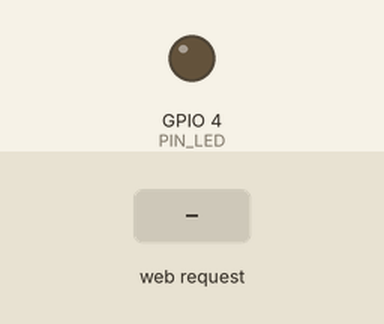
This sketch was run on a simulated ESP32. Parts: output pins drawn as LEDs (lit = HIGH). The test bench sets the inputs (shaded band). WiFi joins after 1.5 s; servers stay silent unless stated; what the sketch prints to the serial monitor is not drawn.

Above: at 2.7 s.
2.8 s: HTTP request GET /on received
At 3.1 s:
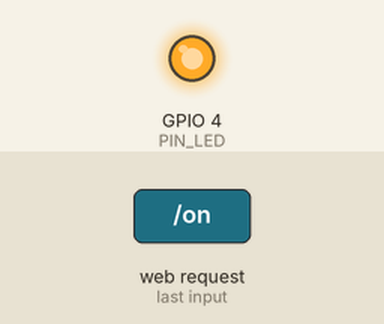
4.3 s: HTTP request GET /off received
At 5.4 s:
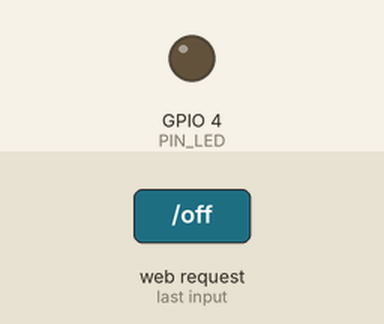
Timing chart, 0 to 7.3 s (numbered marks = the images above; inputs shaded):
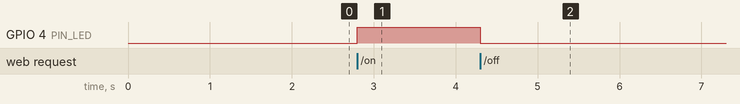

The sketch:

page_commande_led.ino
```cpp
#include <WiFi.h>
#include <WebServer.h>

const char* RESEAU = "MaBox";
const char* MOT_DE_PASSE = "motdepasse";
const byte PIN_LED = 4;

WebServer serveur(80);
bool allumee = false;

void afficherPage() {
  String html = "<meta charset='utf-8'><h1>La LED est ";
  html += allumee ? "allumée" : "éteinte";
  html += "</h1><a href='/on'>Allumer</a> ";
  html += "<a href='/off'>Éteindre</a>";
  serveur.send(200, "text/html", html);
}

void allumer() {
  allumee = true;
  digitalWrite(PIN_LED, HIGH);
  serveur.sendHeader("Location", "/");
  serveur.send(303);
}

void eteindre() {
  allumee = false;
  digitalWrite(PIN_LED, LOW);
  serveur.sendHeader("Location", "/");
  serveur.send(303);
}

void setup() {
  pinMode(PIN_LED, OUTPUT);
  Serial.begin(115200);
  WiFi.begin(RESEAU, MOT_DE_PASSE);
  while (WiFi.status() != WL_CONNECTED) {
    delay(500);
    Serial.print(".");
  }
  Serial.println();
  Serial.println(WiFi.localIP());
  serveur.on("/", afficherPage);
  serveur.on("/on", allumer);
  serveur.on("/off", eteindre);
  serveur.begin();
}

void loop() {
  serveur.handleClient();
}
```

Measured:
- after the input at 2.8 s, GPIO 4 (PIN_LED): LOW → HIGH at once
- after the input at 4.3 s, GPIO 4 (PIN_LED): HIGH → LOW at once
